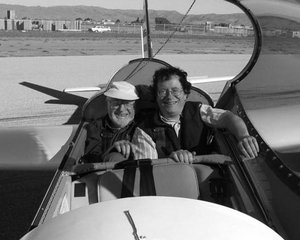
//> input picture cpp_opencv/03_imgproc_module/22_match_template/Template_Matching_Original_Image.jpg, 300 x 240 px
$ ./convex_hull ../22_match_template/Template_Matching_Original_Image.jpg   (built with g++ and OpenCV 4)
//> lines starting //> are read from the running program, lines starting //| are printed output that depends on the picture; after the words box and inside, x2 and y2 are one past the last pixel; in counts of white or black regions, pixels touching at a corner belong together
/**
 * @function hull_demo.cpp
 * @brief Demo code to find contours in an image
 * @author OpenCV team
 */

#include "opencv2/imgcodecs.hpp"
#include "opencv2/highgui.hpp"
#include "opencv2/imgproc.hpp"
#include <iostream>

using namespace cv;
using namespace std;

Mat src_gray;
int thresh = 100;
RNG rng(12345);

/// Function header
void thresh_callback(int, void* );

/**
 * @function main
 */
int main( int argc, char** argv )
{
    /// Load source image and convert it to gray
    CommandLineParser parser( argc, argv, "{@input | ../../data/rabbit.jpg | input image}" );
    Mat src = imread( parser.get<String>( "@input" ) );
//> src is the input picture: 240 rows x 300 cols, CV_8UC3; min 0, max 255, mean 118.1
    if( src.empty() )
    {
        cout << "Could not open or find the image!\n" << endl;
        cout << "Usage: " << argv[0] << " <Input image>" << endl;
        return -1;
    }

    /// Convert image to gray and blur it
    cvtColor( src, src_gray, COLOR_BGR2GRAY );
    blur( src_gray, src_gray, Size(3,3) );
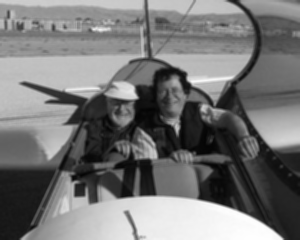
//> src_gray: 240 rows x 300 cols, CV_8UC1; min 4, max 254, mean 118.1

    /// Create Window
    const char* source_window = "Source";
    namedWindow( source_window );
    imshow( source_window, src );

	// 设置滑动棒来调节canny检测阈值，上阈值为下阈值两倍
    const int max_thresh = 255;
    createTrackbar( "Canny thresh:", source_window, &thresh, max_thresh, thresh_callback );
    thresh_callback( 0, 0 );

    waitKey();
    return 0;
}

/**
 * @function thresh_callback
 */
void thresh_callback(int, void* )
{
    /// canny边缘检测
    Mat canny_output;
    Canny( src_gray, canny_output, thresh, thresh*2 );
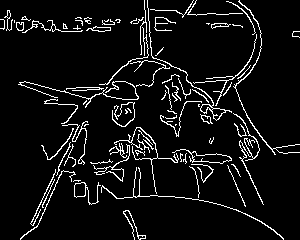
//> canny_output: 240 rows x 300 cols, CV_8UC1; 7% white in thin lines or dots

    /// 寻找轮廓
    vector<vector<Point> > contours;
    findContours( canny_output, contours, RETR_TREE, CHAIN_APPROX_SIMPLE );
//> contours = 101 contours, 69 with area under 20; largest, box (x1, y1, x2, y2) and area: (172, 149, 232, 164) 278, (191, 151, 232, 164) 264, (147, 0, 232, 121) 202, (74, 182, 101, 205) 154, (74, 182, 86, 198) 142

	/// 找到每个轮廓的凸包对象
    /// Find the convex hull object for each contour
    vector<vector<Point> >hull( contours.size() );
//> hull = 101 empty contours
    for( size_t i = 0; i < contours.size(); i++ )
    {
        convexHull( contours[i], hull[i] );
    }
//> this loop made 101 passes
//> after the loop, hull = 101 contours, 34 with area under 20; largest, box (x1, y1, x2, y2) and area: (233, 0, 300, 155) 5112, (101, 167, 284, 240) 4082, (147, 0, 232, 121) 3122, (114, 127, 179, 194) 2126, (18, 81, 139, 108) 2094

	// 画出轮廓与凸包对象结果
    /// Draw contours + hull results
    Mat drawing = Mat::zeros( canny_output.size(), CV_8UC3 );
    for( size_t i = 0; i< contours.size(); i++ )
    {
        Scalar color = Scalar( rng.uniform(0, 256), rng.uniform(0,256), rng.uniform(0,256) );
        drawContours( drawing, contours, (int)i, color );
        drawContours( drawing, hull, (int)i, color );
    }
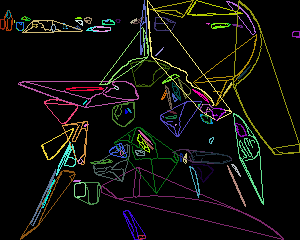
//> drawing: 240 rows x 300 cols, CV_8UC3; mean B, G, R 11.8, 14.8, 15.1

    /// Show in a window
    imshow( "Hull demo", drawing );
}
